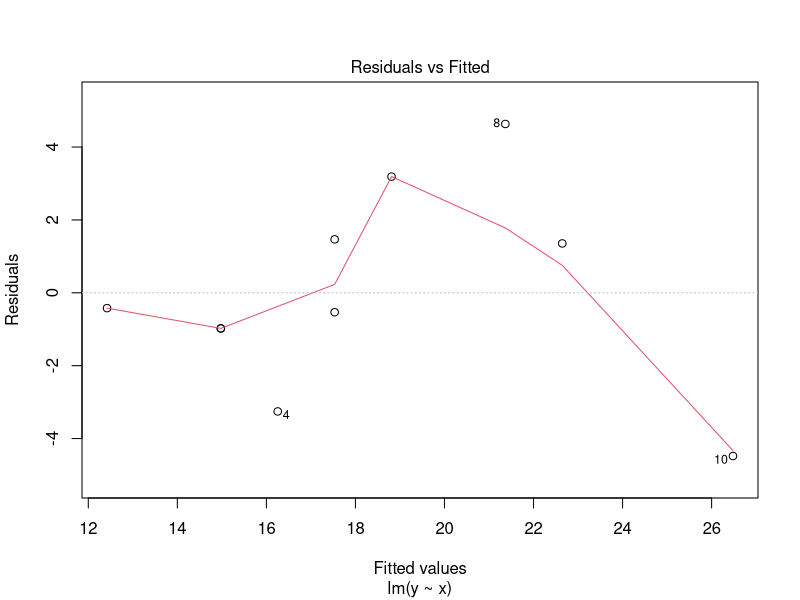
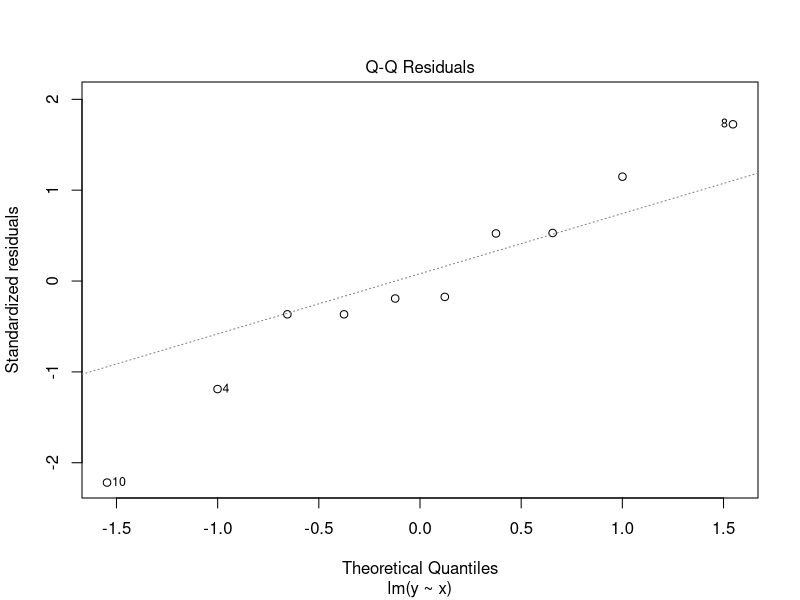
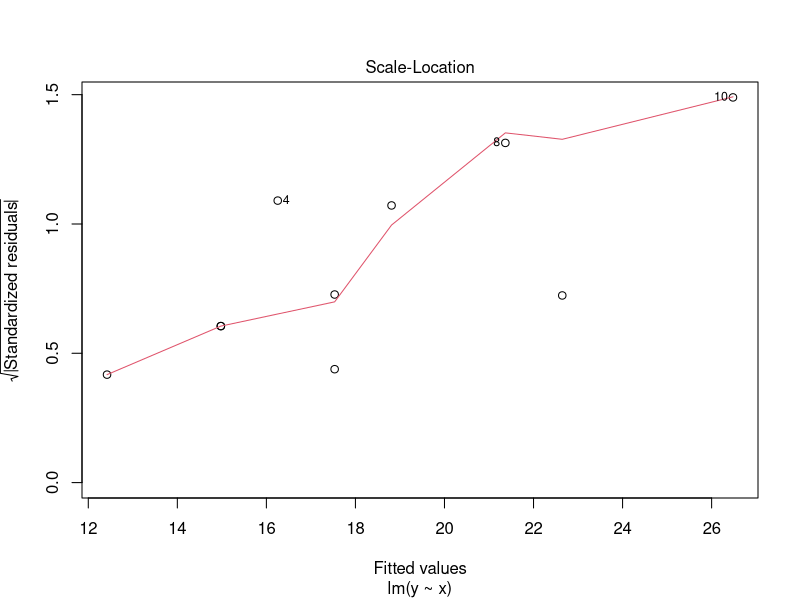
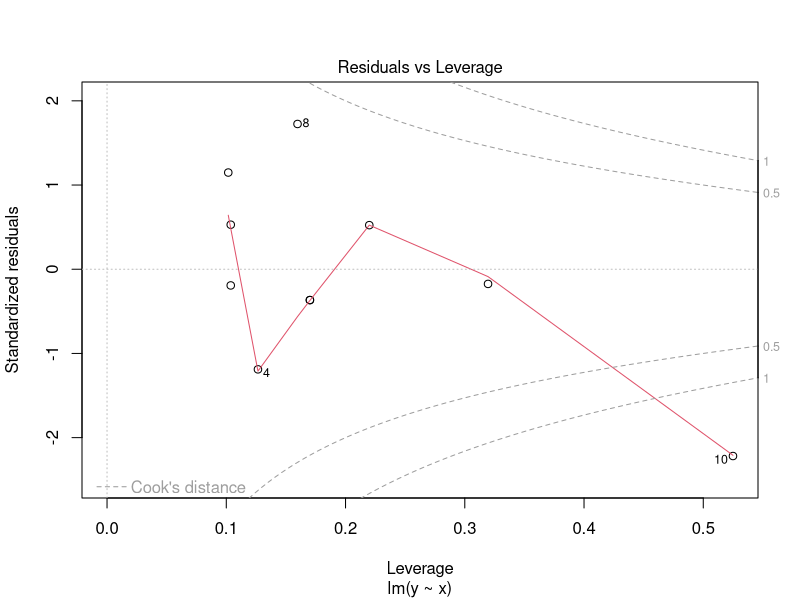

Source code (R) for these figures, in order:
# Extraido de https://www.statology.org/lm-function-in-r/

df = data.frame(x=c(1, 3, 3, 4, 5, 5, 6, 8, 9, 12),y=c(12, 14, 14, 13, 17, 19, 22, 26, 24, 22))
model <- lm(y ~ x, data=df)
summary(model)
lm(formula = y ~ x, data = df)
plot(model)
